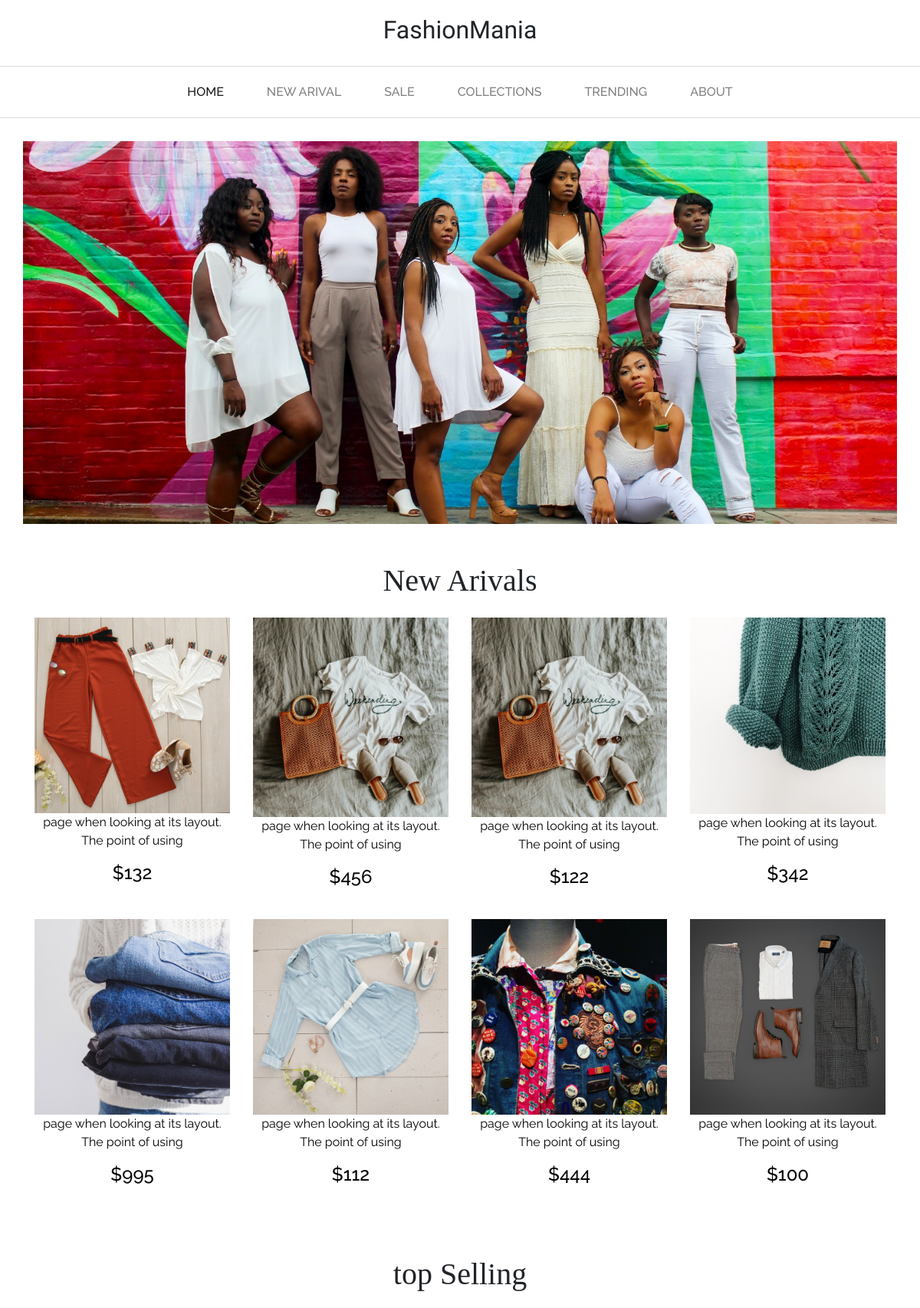
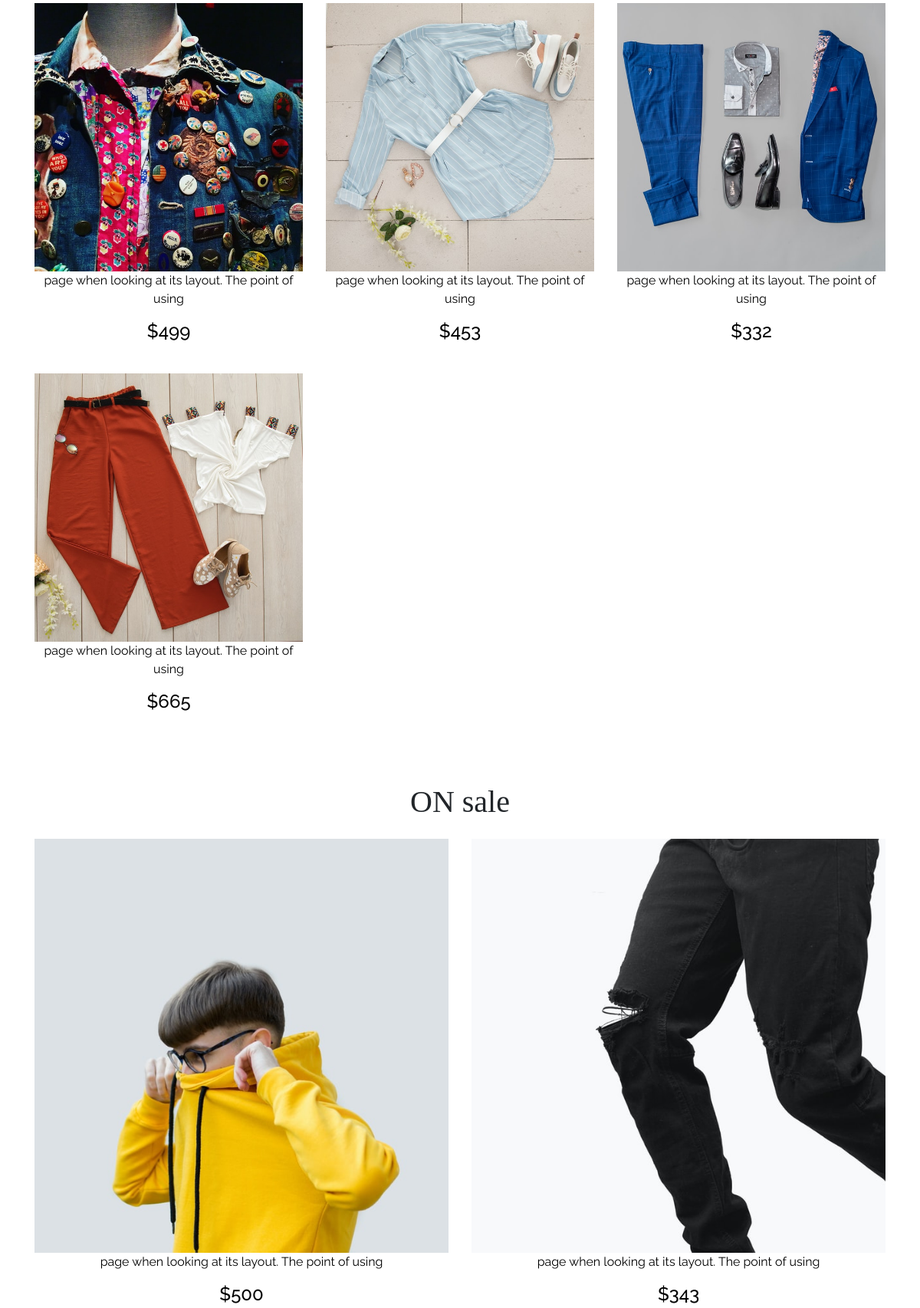
The page / (upper part) on the database its author committed (2 pictures, top to bottom).
### tables this page shows
CREATE TABLE `products` (
  `id` int(11) NOT NULL,
  `name` varchar(255) NOT NULL,
  `alias` varchar(255) NOT NULL,
  `content` text NOT NULL,
  `price` float NOT NULL,
  `img` varchar(255) NOT NULL,
  `tag` varchar(20) NOT NULL
);

### index.php (the view)
<?php require "header.php";
$new = mysqli_query($conn,"SELECT * FROM products WHERE tag = 'new' order by rand() limit 8 ");
$top = mysqli_query($conn,"SELECT * FROM products WHERE tag = 'top'  order by rand() limit 8 ");
$sale = mysqli_query($conn,"SELECT * FROM products WHERE tag = 'sale' order by rand() limit 4 ");
?>
<div class="container banner">
	<img src="img/banner.jpg" alt="">
</div>
<div class="new-arival">
	<div class="container">
		<div class="row">
			<div class="col-lg-12">
				<h1 class="heading">
					New Arivals
				</h1>
			</div>
			<?php while($n = mysqli_fetch_array($new)):?>
			<div class="col-lg-3 product col-6  py-3">
				<a href="" title="">
					<div class="product-area">
						<img src="img/<?=$n['img']?>" alt="" class="img-fluid">
						<p><?=$n['name']?></p>
						<h4>$<?=$n['price']?></h4>
					</div>
				</a>
			</div>
			<?php endwhile ?>
		</div>
	</div>
</div>
<div class="top-selling mt-5">
	<div class="container">
		<div class="row">
			<div class="col-lg-12">
				<h1 class="heading">
					top Selling
				</h1>
			</div>
			<?php while($t = mysqli_fetch_array($top)):?>
			<div class="col-lg-4 product  py-3">
				<a href="" title="">
					<div class="product-area">
						<img src="img/<?=$t['img']?>" alt="" class="img-fluid">
						<p><?=$t['name']?></p>
						<h4>$<?=$t['price']?></h4>
					</div>
				</a>
			</div>
			<?php endwhile ?>
		</div>
	</div>
</div>
<div class="top-selling mt-5">
	<div class="container">
		<div class="row">
			<div class="col-lg-12">
				<h1 class="heading">
					ON sale
				</h1>
			</div>
			<?php while($s = mysqli_fetch_array($sale)):?>
			<div class="col-lg-6 product  py-3">
				<a href="" title="">
					<div class="product-area">
						<img src="img/<?=$s['img']?>" alt="" class="img-fluid">
						<p><?=$s['name']?></p>
						<h4>$<?=$s['price']?></h4>
					</div>
				</a>
			</div>
			<?php endwhile ?>
		</div>
	</div>
</div>
<?php require "footer.php" ?>

### header.php (shortened to what this page needs)
<html>
<head>
	<link rel="stylesheet" type="text/css" href="css/bootstrap.css">
	<link rel="stylesheet" type="text/css" href="css/style.css">
</head>
<body>
<div class="logo">
	<h2>FashionMania</h2>
</div>
<nav class="navbar navbar-expand-lg navbar-light">
	<div class="collapse navbar-collapse" id="navbarSupportedContent">
	<ul class="navbar-nav m-auto">
		<li class="nav-item active">
		<a class="nav-link" href="#">Home <span class="sr-only">(current)</span></a>
		</li>
		<li class="nav-item">
		<a class="nav-link" href="#">New Arival</a>
		</li>
		<li class="nav-item">
		<a class="nav-link" href="#">Sale</a>
		</li>
		<li class="nav-item">
		<a class="nav-link" href="#">Collections</a>
		</li>
		<li class="nav-item">
		<a class="nav-link" href="#">Trending</a>
		</li>
		<li class="nav-item">
		<a class="nav-link" href="#">About</a>
		</li>
	</div>
</nav>

### footer.php (shortened to what this page needs)
</body>
</html>

### css/style.css (style rules this page uses)
* { margin: 0; padding: 0; box-sizing: border-box; font-family: 'Raleway', sans-serif; }
.heading { text-align: center; margin-top: 20px; font-family: 'Cinzel', serif; position: relative; z-index:1; }
.logo { text-align: center; padding: 20px ; border-bottom: 1px solid #ddd; }
.logo h2 { font-family: 'Diplomata SC', cursive; }
.navbar { border-bottom: 1px solid #ddd; }
.navbar ul li a { text-transform: uppercase; font-weight: 500; margin: 5px 20px; }
.banner { padding: 30px 0; }
.banner img { width: 100%; }
.product a { color: #000; text-align: center; text-decoration: none; }

### rows shown on the page
products: img (picture), name "page when looking at its layout. The point of using", price "132"
products: img (picture), name "page when looking at its layout. The point of using", price "456"
products: img (picture), name "page when looking at its layout. The point of using", price "122"
products: img (picture), name "page when looking at its layout. The point of using", price "342"
products: img (picture), name "page when looking at its layout. The point of using", price "995"
products: img (picture), name "page when looking at its layout. The point of using", price "112"
products: img (picture), name "page when looking at its layout. The point of using", price "444"
products: img (picture), name "page when looking at its layout. The point of using", price "100"
products: img (picture), name "page when looking at its layout. The point of using", price "499"
products: img (picture), name "page when looking at its layout. The point of using", price "453"
products: img (picture), name "page when looking at its layout. The point of using", price "332"
products: img (picture), name "page when looking at its layout. The point of using", price "665"
products: img (picture), name "page when looking at its layout. The point of using", price "500"
products: img (picture), name "page when looking at its layout. The point of using", price "343"
